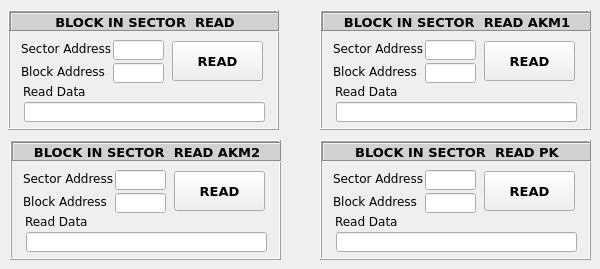
   <widget class="QWidget" name="tbBlockInSectorRead">
    <attribute name="title">
     <string>BlockInSector Read</string>
    </attribute>
    <widget class="QFrame" name="fmBlockInSectorRead">
     <property name="geometry">
      <rect>
       <x>8</x>
       <y>10</y>
       <width>271</width>
       <height>120</height>
      </rect>
     </property>
     <property name="frameShape">
      <enum>QFrame::Box</enum>
     </property>
     <property name="frameShadow">
      <enum>QFrame::Raised</enum>
     </property>
     <widget class="QLabel" name="lblHeaderBSBR">
      <property name="geometry">
       <rect>
        <x>2</x>
        <y>2</y>
        <width>270</width>
        <height>20</height>
       </rect>
      </property>
      <property name="font">
       <font>
        <family>Verdana</family>
        <pointsize>10</pointsize>
        <weight>75</weight>
        <bold>true</bold>
       </font>
      </property>
      <property name="autoFillBackground">
       <bool>false</bool>
      </property>
      <property name="styleSheet">
       <string notr="true">background-color: rgb(209, 209, 209);</string>
      </property>
      <property name="frameShape">
       <enum>QFrame::Box</enum>
      </property>
      <property name="frameShadow">
       <enum>QFrame::Sunken</enum>
      </property>
      <property name="text">
       <string>BLOCK IN SECTOR  READ</string>
      </property>
      <property name="textFormat">
       <enum>Qt::AutoText</enum>
      </property>
      <property name="alignment">
       <set>Qt::AlignCenter</set>
      </property>
     </widget>
     <widget class="QLabel" name="lblBlockAddressBR">
      <property name="geometry">
       <rect>
        <x>13</x>
        <y>53</y>
        <width>90</width>
        <height>16</height>
       </rect>
      </property>
      <property name="font">
       <font>
        <family>Verdana</family>
       </font>
      </property>
      <property name="text">
       <string>Block Address</string>
      </property>
     </widget>
     <widget class="QLineEdit" name="txtBlockInSAddressBR">
      <property name="geometry">
       <rect>
        <x>105</x>
        <y>53</y>
        <width>51</width>
        <height>20</height>
       </rect>
      </property>
      <property name="font">
       <font>
        <family>Verdana</family>
        <pointsize>9</pointsize>
        <weight>75</weight>
        <bold>true</bold>
       </font>
      </property>
     </widget>
     <widget class="QPushButton" name="btnBlockInSRead">
      <property name="geometry">
       <rect>
        <x>164</x>
        <y>31</y>
        <width>91</width>
        <height>40</height>
       </rect>
      </property>
      <property name="font">
       <font>
        <family>Verdana</family>
        <pointsize>10</pointsize>
        <weight>75</weight>
        <bold>true</bold>
       </font>
      </property>
      <property name="text">
       <string>READ</string>
      </property>
     </widget>
     <widget class="QLabel" name="lblReadDataBR">
      <property name="geometry">
       <rect>
        <x>15</x>
        <y>73</y>
        <width>71</width>
        <height>16</height>
       </rect>
      </property>
      <property name="font">
       <font>
        <family>Verdana</family>
       </font>
      </property>
      <property name="text">
       <string>Read Data</string>
      </property>
     </widget>
     <widget class="QLineEdit" name="txtReadInSDataBR">
      <property name="geometry">
       <rect>
        <x>16</x>
        <y>92</y>
        <width>241</width>
        <height>20</height>
       </rect>
      </property>
      <property name="font">
       <font>
        <family>Verdana</family>
        <weight>75</weight>
        <bold>true</bold>
       </font>
      </property>
      <property name="readOnly">
       <bool>true</bool>
      </property>
     </widget>
     <widget class="QLineEdit" name="txtSectorAddressBR">
      <property name="geometry">
       <rect>
        <x>105</x>
        <y>30</y>
        <width>51</width>
        <height>20</height>
       </rect>
      </property>
      <property name="font">
       <font>
        <family>Verdana</family>
        <pointsize>9</pointsize>
        <weight>75</weight>
        <bold>true</bold>
       </font>
      </property>
     </widget>
     <widget class="QLabel" name="lblSectorAddressBR">
      <property name="geometry">
       <rect>
        <x>13</x>
        <y>30</y>
        <width>90</width>
        <height>16</height>
       </rect>
      </property>
      <property name="font">
       <font>
        <family>Verdana</family>
       </font>
      </property>
      <property name="text">
       <string>Sector Address</string>
      </property>
     </widget>
    </widget>
    <widget class="QFrame" name="fmBlockInSectorReadAKM1">
     <property name="geometry">
      <rect>
       <x>320</x>
       <y>10</y>
       <width>271</width>
       <height>120</height>
      </rect>
     </property>
     <property name="frameShape">
      <enum>QFrame::Box</enum>
     </property>
     <property name="frameShadow">
      <enum>QFrame::Raised</enum>
     </property>
     <widget class="QLabel" name="lblHeaderBSBRAKM1">
      <property name="geometry">
       <rect>
        <x>2</x>
        <y>2</y>
        <width>270</width>
        <height>20</height>
       </rect>
      </property>
      <property name="font">
       <font>
        <family>Verdana</family>
        <pointsize>10</pointsize>
        <weight>75</weight>
        <bold>true</bold>
       </font>
      </property>
      <property name="autoFillBackground">
       <bool>false</bool>
      </property>
      <property name="styleSheet">
       <string notr="true">background-color: rgb(209, 209, 209);</string>
      </property>
      <property name="frameShape">
       <enum>QFrame::Box</enum>
      </property>
      <property name="frameShadow">
       <enum>QFrame::Sunken</enum>
      </property>
      <property name="text">
       <string>BLOCK IN SECTOR  READ AKM1</string>
      </property>
      <property name="textFormat">
       <enum>Qt::AutoText</enum>
      </property>
      <property name="alignment">
       <set>Qt::AlignCenter</set>
      </property>
     </widget>
     <widget class="QLabel" name="lblBlockAddressBRAKM1">
      <property name="geometry">
       <rect>
        <x>13</x>
        <y>53</y>
        <width>90</width>
        <height>16</height>
       </rect>
      </property>
      <property name="font">
       <font>
        <family>Verdana</family>
       </font>
      </property>
      <property name="text">
       <string>Block Address</string>
      </property>
     </widget>
     <widget class="QLineEdit" name="txtBlockInSAddressBRAKM1">
      <property name="geometry">
       <rect>
        <x>105</x>
        <y>53</y>
        <width>51</width>
        <height>20</height>
       </rect>
      </property>
      <property name="font">
       <font>
        <family>Verdana</family>
        <pointsize>9</pointsize>
        <weight>75</weight>
        <bold>true</bold>
       </font>
      </property>
     </widget>
     <widget class="QPushButton" name="btnBlockInSReadAKM1">
      <property name="geometry">
       <rect>
        <x>164</x>
        <y>31</y>
        <width>91</width>
        <height>40</height>
       </rect>
      </property>
      <property name="font">
       <font>
        <family>Verdana</family>
        <pointsize>10</pointsize>
        <weight>75</weight>
        <bold>true</bold>
       </font>
      </property>
      <property name="text">
       <string>READ</string>
      </property>
     </widget>
     <widget class="QLabel" name="lblReadDataBRAKM1">
      <property name="geometry">
       <rect>
        <x>15</x>
        <y>73</y>
        <width>71</width>
        <height>16</height>
       </rect>
      </property>
      <property name="font">
       <font>
        <family>Verdana</family>
       </font>
      </property>
      <property name="text">
       <string>Read Data</string>
      </property>
     </widget>
     <widget class="QLineEdit" name="txtReadInSDataBRAKM1">
      <property name="geometry">
       <rect>
        <x>16</x>
        <y>92</y>
        <width>241</width>
        <height>20</height>
       </rect>
      </property>
      <property name="font">
       <font>
        <family>Verdana</family>
        <weight>75</weight>
        <bold>true</bold>
       </font>
      </property>
      <property name="readOnly">
       <bool>true</bool>
      </property>
     </widget>
     <widget class="QLineEdit" name="txtSectorAddressBRAKM1">
      <property name="geometry">
       <rect>
        <x>105</x>
        <y>30</y>
        <width>51</width>
        <height>20</height>
       </rect>
      </property>
      <property name="font">
       <font>
        <family>Verdana</family>
        <pointsize>9</pointsize>
        <weight>75</weight>
        <bold>true</bold>
       </font>
      </property>
     </widget>
     <widget class="QLabel" name="lblSectorAddressBRAKM1">
      <property name="geometry">
       <rect>
        <x>13</x>
        <y>30</y>
        <width>90</width>
        <height>16</height>
       </rect>
      </property>
      <property name="font">
       <font>
        <family>Verdana</family>
       </font>
      </property>
      <property name="text">
       <string>Sector Address</string>
      </property>
     </widget>
    </widget>
    <widget class="QFrame" name="fmBlockInSectorReadAKM2">
     <property name="geometry">
      <rect>
       <x>10</x>
       <y>140</y>
       <width>271</width>
       <height>120</height>
      </rect>
     </property>
     <property name="frameShape">
      <enum>QFrame::Box</enum>
     </property>
     <property name="frameShadow">
      <enum>QFrame::Raised</enum>
     </property>
     <widget class="QLabel" name="lblHeaderBSBRAKM2">
      <property name="geometry">
       <rect>
        <x>2</x>
        <y>2</y>
        <width>270</width>
        <height>20</height>
       </rect>
      </property>
      <property name="font">
       <font>
        <family>Verdana</family>
        <pointsize>10</pointsize>
        <weight>75</weight>
        <bold>true</bold>
       </font>
      </property>
      <property name="autoFillBackground">
       <bool>false</bool>
      </property>
      <property name="styleSheet">
       <string notr="true">background-color: rgb(209, 209, 209);</string>
      </property>
      <property name="frameShape">
       <enum>QFrame::Box</enum>
      </property>
      <property name="frameShadow">
       <enum>QFrame::Sunken</enum>
      </property>
      <property name="text">
       <string>BLOCK IN SECTOR  READ AKM2</string>
      </property>
      <property name="textFormat">
       <enum>Qt::AutoText</enum>
      </property>
      <property name="alignment">
       <set>Qt::AlignCenter</set>
      </property>
     </widget>
     <widget class="QLabel" name="lblBlockAddressBRAKM2">
      <property name="geometry">
       <rect>
        <x>13</x>
        <y>53</y>
        <width>90</width>
        <height>16</height>
       </rect>
      </property>
      <property name="font">
       <font>
        <family>Verdana</family>
       </font>
      </property>
      <property name="text">
       <string>Block Address</string>
      </property>
     </widget>
     <widget class="QLineEdit" name="txtBlockInSAddressBRAKM2">
      <property name="geometry">
       <rect>
        <x>105</x>
        <y>53</y>
        <width>51</width>
        <height>20</height>
       </rect>
      </property>
      <property name="font">
       <font>
        <family>Verdana</family>
        <pointsize>9</pointsize>
        <weight>75</weight>
        <bold>true</bold>
       </font>
      </property>
     </widget>
     <widget class="QPushButton" name="btnBlockInSReadAKM2">
      <property name="geometry">
       <rect>
        <x>164</x>
        <y>31</y>
        <width>91</width>
        <height>40</height>
       </rect>
      </property>
      <property name="font">
       <font>
        <family>Verdana</family>
        <pointsize>10</pointsize>
        <weight>75</weight>
        <bold>true</bold>
       </font>
      </property>
      <property name="text">
       <string>READ</string>
      </property>
     </widget>
     <widget class="QLabel" name="lblReadDataBRAKM2">
      <property name="geometry">
       <rect>
        <x>15</x>
        <y>73</y>
        <width>71</width>
        <height>16</height>
       </rect>
      </property>
      <property name="font">
       <font>
        <family>Verdana</family>
       </font>
      </property>
      <property name="text">
       <string>Read Data</string>
      </property>
     </widget>
     <widget class="QLineEdit" name="txtReadInSDataBRAKM2">
      <property name="geometry">
       <rect>
        <x>16</x>
        <y>92</y>
        <width>241</width>
        <height>20</height>
       </rect>
      </property>
      <property name="font">
       <font>
        <family>Verdana</family>
        <weight>75</weight>
        <bold>true</bold>
       </font>
      </property>
      <property name="readOnly">
       <bool>true</bool>
      </property>
     </widget>
     <widget class="QLineEdit" name="txtSectorAddressBRAKM2">
      <property name="geometry">
       <rect>
        <x>105</x>
        <y>30</y>
        <width>51</width>
        <height>20</height>
       </rect>
      </property>
      <property name="font">
       <font>
        <family>Verdana</family>
        <pointsize>9</pointsize>
        <weight>75</weight>
        <bold>true</bold>
       </font>
      </property>
     </widget>
     <widget class="QLabel" name="lblSectorAddressBRAKM2">
      <property name="geometry">
       <rect>
        <x>13</x>
        <y>30</y>
        <width>90</width>
        <height>16</height>
       </rect>
      </property>
      <property name="font">
       <font>
        <family>Verdana</family>
       </font>
      </property>
      <property name="text">
       <string>Sector Address</string>
      </property>
     </widget>
    </widget>
    <widget class="QFrame" name="fmBlockInSectorReadPK">
     <property name="geometry">
      <rect>
       <x>320</x>
       <y>140</y>
       <width>271</width>
       <height>120</height>
      </rect>
     </property>
     <property name="frameShape">
      <enum>QFrame::Box</enum>
     </property>
     <property name="frameShadow">
      <enum>QFrame::Raised</enum>
     </property>
     <widget class="QLabel" name="lblHeaderBSBRPK">
      <property name="geometry">
       <rect>
        <x>2</x>
        <y>2</y>
        <width>270</width>
        <height>20</height>
       </rect>
      </property>
      <property name="font">
       <font>
        <family>Verdana</family>
        <pointsize>10</pointsize>
        <weight>75</weight>
        <bold>true</bold>
       </font>
      </property>
      <property name="autoFillBackground">
       <bool>false</bool>
      </property>
      <property name="styleSheet">
       <string notr="true">background-color: rgb(209, 209, 209);</string>
      </property>
      <property name="frameShape">
       <enum>QFrame::Box</enum>
      </property>
      <property name="frameShadow">
       <enum>QFrame::Sunken</enum>
      </property>
      <property name="text">
       <string>BLOCK IN SECTOR  READ PK</string>
      </property>
      <property name="textFormat">
       <enum>Qt::AutoText</enum>
      </property>
      <property name="alignment">
       <set>Qt::AlignCenter</set>
      </property>
     </widget>
     <widget class="QLabel" name="lblBlockAddressBRPK">
      <property name="geometry">
       <rect>
        <x>13</x>
        <y>53</y>
        <width>90</width>
        <height>16</height>
       </rect>
      </property>
      <property name="font">
       <font>
        <family>Verdana</family>
       </font>
      </property>
      <property name="text">
       <string>Block Address</string>
      </property>
     </widget>
     <widget class="QLineEdit" name="txtBlockInSAddressBRPK">
      <property name="geometry">
       <rect>
        <x>105</x>
        <y>53</y>
        <width>51</width>
        <height>20</height>
       </rect>
      </property>
      <property name="font">
       <font>
        <family>Verdana</family>
        <pointsize>9</pointsize>
        <weight>75</weight>
        <bold>true</bold>
       </font>
      </property>
     </widget>
     <widget class="QPushButton" name="btnBlockInSReadPK">
      <property name="geometry">
       <rect>
        <x>164</x>
        <y>31</y>
        <width>91</width>
        <height>40</height>
       </rect>
      </property>
      <property name="font">
       <font>
        <family>Verdana</family>
        <pointsize>10</pointsize>
        <weight>75</weight>
        <bold>true</bold>
       </font>
      </property>
      <property name="text">
       <string>READ</string>
      </property>
     </widget>
     <widget class="QLabel" name="lblReadDataBRPK">
      <property name="geometry">
       <rect>
        <x>15</x>
        <y>73</y>
        <width>71</width>
        <height>16</height>
       </rect>
      </property>
      <property name="font">
       <font>
        <family>Verdana</family>
       </font>
      </property>
      <property name="text">
       <string>Read Data</string>
      </property>
     </widget>
     <widget class="QLineEdit" name="txtReadInSDataBRPK">
      <property name="geometry">
       <rect>
        <x>16</x>
        <y>92</y>
        <width>241</width>
        <height>20</height>
       </rect>
      </property>
      <property name="font">
       <font>
        <family>Verdana</family>
        <weight>75</weight>
        <bold>true</bold>
       </font>
      </property>
      <property name="readOnly">
       <bool>true</bool>
      </property>
     </widget>
     <widget class="QLineEdit" name="txtSectorAddressBRPK">
      <property name="geometry">
       <rect>
        <x>105</x>
        <y>30</y>
        <width>51</width>
        <height>20</height>
       </rect>
      </property>
      <property name="font">
       <font>
        <family>Verdana</family>
        <pointsize>9</pointsize>
        <weight>75</weight>
        <bold>true</bold>
       </font>
      </property>
     </widget>
     <widget class="QLabel" name="lblSectorAddressBRPK">
      <property name="geometry">
       <rect>
        <x>13</x>
        <y>30</y>
        <width>90</width>
        <height>16</height>
       </rect>
      </property>
      <property name="font">
       <font>
        <family>Verdana</family>
       </font>
      </property>
      <property name="text">
       <string>Sector Address</string>
      </property>
     </widget>
    </widget>
   </widget>
